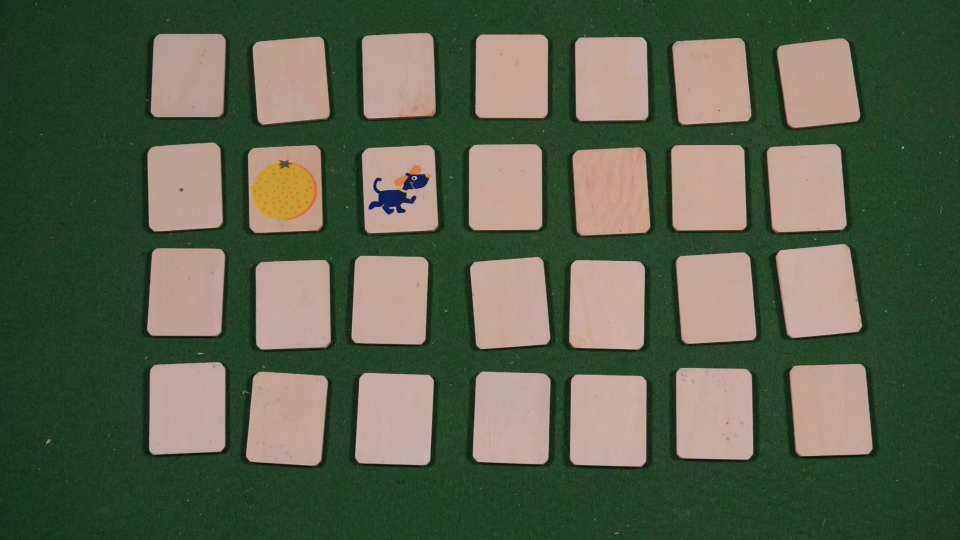
#> input picture fixed_frames/Crayon_2/frame1709.jpg, 1920 x 1080 px, given in place of Strand_1.MOV, which was not available (shown at 1/2 size)
$ python Main.py   (older library calls are emulated)
#> lines starting #> are read from the running program, lines starting #| are printed output that depends on the picture; after the words box and inside, x2 and y2 are one past the last pixel; in counts of white or black regions, pixels touching at a corner belong together; pictures that were not available may be replaced by others from this repository, and a replacement may not be noted
### compare3.py
import glob
import math

import cv2
import numpy as np

import Solution as s
from classes import Tile
from helper_functions import add_position_in_grid, plot_n_by_m_image
from helper_functions import crop_minAreaRect
from helper_functions import get_best_diff_score, get_orb_descriptors, compare_with_orb
from temp_helper import compare_cdf, calc_cdf

global game
global all_the_frames


# [16 lines of commented-out code are left out]
def read_images(game_name):
    frames = [cv2.imread(file) for file in glob.glob("fixed_frames/" + game_name + "/frame*.jpg")]

    return frames


orb = cv2.ORB_create()
bf = cv2.BFMatcher(cv2.NORM_HAMMING, crossCheck=False)


# creates  array of tiles
def get_grid(frame):
    height, width, channels = frame.shape
    print("------Start getting grid ---------")

    # treshold to find contours
    gray = cv2.cvtColor(frame, cv2.COLOR_BGR2GRAY)
    ret, thresh = cv2.threshold(gray, 140, 255, cv2.THRESH_BINARY)
    # cv2.imshow("tresh", thresh)
    im2, contours, hierarchy = cv2.findContours(thresh, cv2.RETR_TREE, cv2.CHAIN_APPROX_SIMPLE)

    # sort contours
    cntsSorted = sorted(contours, key=lambda x: cv2.contourArea(x), reverse=True)

    # make tiles array
    max_tile_width = 0
    max_tile_height = 0
    tiles = []
    for i in range(0, len(all_the_frames) * 2):
        # print("aantal contours "+str(len(cntsSorted)))
        contour = cntsSorted[i]
        orig = frame.copy()
        # ratio = frame.shape[0] / 300.0
        # frame = imutils.resize(frame, height = 300)
        peri = cv2.arcLength(contour, True)
        approx = cv2.approxPolyDP(contour, 0.015 * peri, True)
        if (len(approx) == 4):
            screenCnt = approx

            pts = screenCnt.reshape(4, 2)
            rect = np.zeros((4, 2), dtype="float32")

            # the top-left point has the smallest sum whereas the
            # bottom-right has the largest sum
            s = pts.sum(axis=1)
            rect[0] = pts[np.argmin(s)]
            rect[2] = pts[np.argmax(s)]

            # compute the difference between the points -- the top-right
            # will have the minumum difference and the bottom-left will
            # have the maximum difference
            diff = np.diff(pts, axis=1)
            rect[3] = pts[np.argmin(diff)]
            rect[1] = pts[np.argmax(diff)]

            # the width and height of the new image
            (tl, tr, br, bl) = rect
            widthA = np.sqrt(((br[0] - bl[0]) ** 2) + ((br[1] - bl[1]) ** 2))
            widthB = np.sqrt(((tr[0] - tl[0]) ** 2) + ((tr[1] - tl[1]) ** 2))
            heightA = np.sqrt(((tr[0] - br[0]) ** 2) + ((tr[1] - br[1]) ** 2))
            heightB = np.sqrt(((tl[0] - bl[0]) ** 2) + ((tl[1] - bl[1]) ** 2))

            # take the maximum of the width and height values to reach
            # our final dimensions
            maxWidth = max(int(widthA), int(widthB))
            maxHeight = max(int(heightA), int(heightB))

            # construct our destination points which will be used to
            # map the screen to a top-down, "birds eye" view
            dst = np.array([
                [0, 0],
                [maxWidth - 1, 0],
                [maxWidth - 1, maxHeight - 1],
                [0, maxHeight - 1]], dtype="float32")

            # calculate the perspective transform matrix and warp
            # the perspective to grab the screen
            M = cv2.getPerspectiveTransform(rect, dst)
            warp = cv2.warpPerspective(orig, M, (maxWidth, maxHeight))

            # center of contour
            M = cv2.moments(contour)
            cX = int(M["m10"] / M["m00"])
            cY = int(M["m01"] / M["m00"])

        else:
            rect = cv2.minAreaRect(contour)
            cX, cY = rect[0]
            cX = int(cX)
            cY = int(cY)
            w, h = rect[1]

            box = cv2.boxPoints(rect)
            box = np.int0(box)

            warp = crop_minAreaRect(frame, rect, box)

        # cv2.imshow(str(i), warp)

        tiles.append(Tile(i, warp, (cX, cY)))
        # cv2.drawContours(frame,[box],0,(0,0,255),2)

        if maxWidth > max_tile_width:
            max_tile_width = maxWidth
        if maxHeight > max_tile_height:
            max_tile_height = maxHeight

    glob_cols, glob_rows = add_position_in_grid(tiles, max_tile_height, max_tile_width)

    return tiles, glob_cols, glob_rows


# werkt voor strand 1 en 2 en disney1
# [169 lines left out: functions get_turned_frames2, match, not called in this run]


def main_function(file):
    global game
    global all_the_frames
    game = file
    all_the_frames = read_images(game)
    visible_tiles = []
    backpath = "fixed_frames/" + game + "/0.jpg"
    print(backpath)
    backframe = cv2.imread(backpath)
    back_of_tiles, g_cols, g_rows = get_grid(backframe)
    back_of_tile = back_of_tiles[0]
    # showimg(back_of_tile.image)
    all_tiles = []

    # find all turned tiles
    for i in range(0, len(all_the_frames)):
        print(i)
        tiles, cols, rows = get_grid(all_the_frames[i])

        disp = False
        # if(i==10):
        #     disp=True
        turned1, turned2 = get_turned_frames2(tiles, back_of_tile, disp)

        all_tiles.append(turned1)
        all_tiles.append(turned2)

    all_tiles = sorted(all_tiles, key=lambda x: (x.row, x.col))
    print("there are " + str(g_cols) + " cols and " + str(g_rows) + " rows")
    # all tile

    plot_n_by_m_image(game, all_tiles, g_rows, g_cols, "image")

    match(all_tiles, 145)
    print("all the tiles : " + str(len(all_tiles)))
    # all_tiles_sorted = sorted(all_tiles, key=lambda x: (x.row, x.col))

    # plot_n_by_m_image("test", all_tiles_sorted, g_rows, g_cols, "image")

    pairs = []
    done_pairs = []
    for i in range(0, len(all_the_frames) * 2):
        if i not in done_pairs:
            pairs.append(all_tiles[i])
            pairs.append(all_tiles[all_tiles[i].paired])
            done_pairs.append(i)
            done_pairs.append(all_tiles[i].paired)
    plot_n_by_m_image(game, pairs, g_rows, g_cols, "image")

    solutions = np.zeros(cols * rows, dtype=int)
    print(solutions)
    pair = 1
    for i in range(len(done_pairs)):
        if i % 2 == 0:
            solutions[done_pairs[i]] = pair
            solutions[done_pairs[i + 1]] = pair
            pair += 1

    nslices = 4
    solutions = solutions.reshape((nslices, -1))
    print('calculated')
    print(solutions)

    check = np.array(s.solution(game=game))
    print('solution')
    print(check)

    controle = np.count_nonzero(solutions == check) / (cols * rows) * 100
    print('Percentage correct: ' + str(controle) + '%')

    np.savetxt(game + '_' + str(all_the_frames[0].shape[0]) + ".txt", solutions, fmt="%02d", delimiter=",")

# main_function()

### helper_functions.py
import matplotlib.pyplot as plt
import cv2
import numpy as np
import math

orb = cv2.ORB_create()
bf = cv2.BFMatcher(cv2.NORM_HAMMING, crossCheck=True)


# Plot graphs in n by m grid !!!!NOT WORKING FOR 1X1
# [179 lines left out: functions plot_n_by_m, plot_n_by_m_image, calc_cum_hist, calc_histogram, compare_hist, average_histogram and 6 more, not called in this run]


def add_position_in_grid(tiles, max_tile_height, max_tile_width):
    tiles = sorted(tiles, key=lambda x: x.center[0], reverse=False)
    max_tile_height = max_tile_height * 0.5
    max_tile_width = max_tile_width * 0.5
    rows = -1
    cols = -1
    lastx = -max_tile_width
    lasty = -max_tile_height
    for i in range(len(tiles)):
        if cols < 0:
            cols = 0
        if (lastx + max_tile_width < tiles[i].center[0]):
            cols = cols + 1
        lastx = tiles[i].center[0]
        tiles[i].col = cols

    tiles = sorted(tiles, key=lambda x: x.center[1], reverse=False)
    for i in range(len(tiles)):
        if rows < 0:
            rows = 0
        if (lasty + max_tile_height < tiles[i].center[1]):
            rows = rows + 1
        lasty = tiles[i].center[1]
        tiles[i].row = rows
    # for i in range(len(tiles)):
    #     print("row "+str(tiles[i].row)+"col "+str(tiles[i].col))
    # print("there are "+str(cols)+" cols")
    return cols, rows


# [24 lines left out: functions get_orb_descriptors, compare_with_orb, not called in this run]

### Solution.py
crayon_2 = [[1, 2, 3, 2, 4, 5, 6],
            [7, 8, 7, 9, 3, 1, 8],
            [6, 10, 11, 4, 9, 12, 5],
            [13, 10, 14, 11, 14, 12, 13]]

disney_1 = [[1, 2, 3, 1, 4, 4],
            [5, 6, 3, 7, 8, 8],
            [9, 10, 11, 6, 9, 11],
            [5, 10, 7, 12, 2, 12]]

strand_1 = [[1, 2, 3, 4],
            [5, 4, 6, 7],
            [8, 2, 8, 6],
            [3, 7, 5, 1]]

strand_2 = [[1, 2, 3, 4],
            [3, 4, 5, 2],
            [6, 7, 6, 8],
            [1, 5, 8, 7]]

vdk_1 = [[1, 2, 3, 4, 5, 6],
         [7, 8, 9, 7, 10, 4],
         [10, 11, 1, 12, 3, 11],
         [12, 2, 8, 9, 5, 6]]

vdk_2 = [[1, 2, 3, 4, 5, 6],
         [7, 3, 8, 9, 6, 1],
         [9, 10, 11, 12, 4, 8],
         [12, 5, 7, 11, 10, 2]]

winnie_1 = [[1, 2, 3, 4, 1, 5],
            [6, 7, 8, 8, 9, 10],
            [11, 4, 12, 9, 5, 3],
            [6, 10, 2, 12, 7, 11]]

winnie_2 = [[1, 2, 3, 4, 5, 6],
            [7, 5, 8, 3, 4, 9],
            [1, 2, 6, 10, 11, 12],
            [7, 8, 9, 10, 12, 11]]


def solution(game):
    if game.startswith('Crayon_2'):
        return crayon_2
    elif game.startswith('Disney_1'):
        return disney_1
    elif game.startswith('Strand_1'):
        return strand_1
    elif game.startswith('Strand_2'):
        return strand_2
    elif game.startswith('VDK_1'):
        return vdk_1
    elif game.startswith('VDK_2'):
        return vdk_2
    elif game.startswith('Winnie_1'):
        return winnie_1
    elif game.startswith('Winnie_2'):
        return winnie_2
    else:
        return None

### Main.py
import datetime
import os

import cv2
import imutils
import numpy as np

import compare3 as cb
import Solution as s

FILENAME = "Strand_1.MOV"
show = True

# Start timing
starttime = datetime.datetime.now()

''' PARAMETERS '''
PARAMS = [['Strand_1', 0, 20],
          ['Strand_2', 0, 20],
          ['Winnie_1', 0, 20],
          ['Crayon_2', 0, 20],
          ['VDK_1', 0, 15],
          ['VDK_2', 1, 20],
          ['Disney_1', 0, 35],
          ['Winnie_2', 0, 10]]


def handDetected(last):
    if np.mean(last) > 0.0022:
        return False
    else:
        return True


VIDEOS_PATH = 'Memory_Games/'
OUTPUT_PATH = 'fixed_frames/'
FILEPATH = FILENAME[:-4]
key_frames = np.array([])

'''Search key frames video'''
# Search if solution is known
solution = s.solution(FILENAME)
if solution is not None and not FILEPATH.endswith('240'):
    # Make output folders
    if not os.path.exists(OUTPUT_PATH[:-1]):
        os.makedirs(OUTPUT_PATH[:-1])
    if not os.path.exists(OUTPUT_PATH + FILEPATH):
        print(OUTPUT_PATH + FILEPATH)
        os.makedirs(OUTPUT_PATH + FILEPATH)

    # Search and set parameters for known solutions
    par = 0
    counter = 0
    for file in PARAMS:
        if FILEPATH.startswith(PARAMS[counter][0]):
            par = counter
        counter += 1
    print(PARAMS[par][0])

    handoutframe = PARAMS[par][1]
    length = PARAMS[par][2]
    game = PARAMS[par][0]

    # Start video stream and set path variables
    vs = cv2.VideoCapture(VIDEOS_PATH + FILENAME)
    path = VIDEOS_PATH + FILEPATH
    pad = OUTPUT_PATH + FILEPATH + '/0'
    print(path)

    # Create background subtraction
    fgbg = cv2.createBackgroundSubtractorMOG2(history=5, detectShadows=0)

    # Set parameters
    last = np.array([])
    counter = 0
    saved = False
    hand = False

    # Read and save first frame, needed to determine turned cards
    ret, frame = vs.read()
#> frame is the input picture: shape (1080, 1920, 3); mean B, G, R 75.3, 96.9, 88.8
    cv2.imwrite(pad + '.jpg', frame)

    while ret:
        counter += 1

        # Resize image and apply background subtractor

        resized = imutils.resize(frame, width=600)
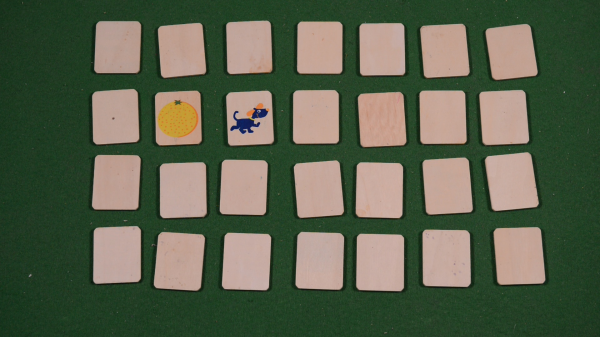
#> resized: shape (337, 600, 3); mean B, G, R 75.3, 96.9, 88.8
        fgmask = fgbg.apply(resized)
#> fgmask: shape (337, 600); every value is 255

        # Dilate and erode to clean the fgmask
        fgmask = cv2.dilate(fgmask, (3, 3))
        fgmask = cv2.erode(fgmask, (3, 3))

        # Calculate the amount of pixels in the video
        pixels = fgmask.shape[0] * fgmask.shape[1]
#> pixels = 202200

        # Fill the array until length is 20
        # Ensure length is always 20
        if counter > 20:
            som = np.sum(fgmask) / pixels / 255
            if len(last) < length:
                last = np.append(last, som)
            else:
                last = np.delete(last, 0)
                last = np.append(last, som)

            # Calculate mean of last 20 fgmasks
            # If mean difference between the frames is larger than given threshold, a hand is detected
            # A frame has two images with the right side up if a hand has gone out of the frame any two times

            if handDetected(last):
                hand = True
                if saved == False:
                    handoutframe += 1
                    saved = True
                    if handoutframe % 2 == 0:
                        pad = OUTPUT_PATH + FILEPATH + '/frame' + str(counter)
                        cv2.imwrite(pad + '.jpg', frame)
            else:
                hand = False
                saved = False
            if show:
                cv2.putText(resized, str(not hand), (0, 20), cv2.FONT_HERSHEY_SIMPLEX, 1.0, (255, 255, 255))
                cv2.putText(resized, str(handoutframe), (0, 100), cv2.FONT_HERSHEY_SIMPLEX, 1.0, (255, 255, 255))
                #
                cv2.imshow(FILENAME, resized)
                cv2.imshow('fgbg', fgmask)

        if cv2.waitKey(1) & 0xFF == ord('q'):
#> (key q is pressed here)
            break

        # Read next frame
        ret, frame = vs.read()

    # Do cleanup
    cv2.destroyAllWindows()
    vs.release()

    # Find solution to found key frames
    try:
        cb.main_function(FILEPATH)
#> in get_grid, `gray = cv2.cvtColor(frame, cv2.COLOR_BGR2GRAY)`:
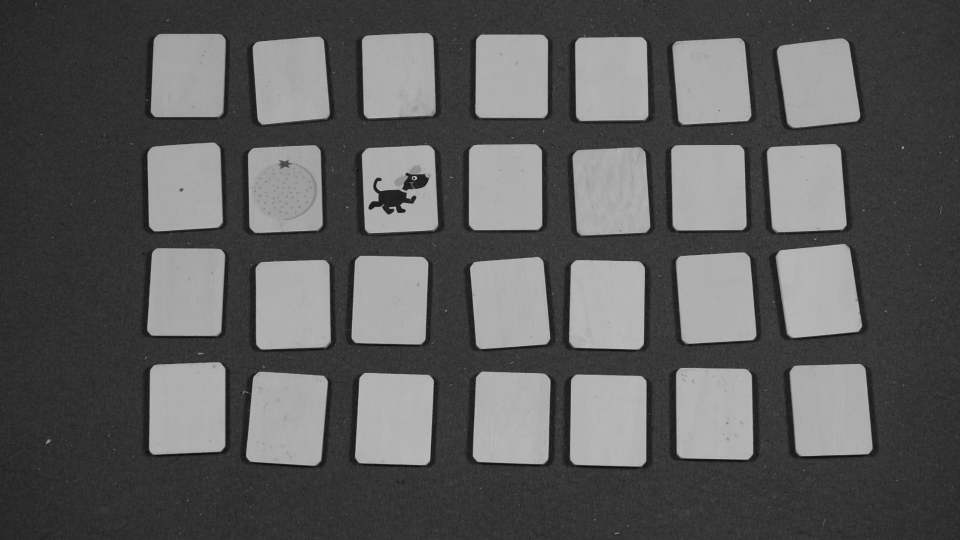
#> gray: shape (1080, 1920) (shown at 1/2 size); min 8, max 200, mean 92
#> in get_grid, `ret, thresh = cv2.threshold(gray, 140, 255, cv2.THRESH_BINARY)`:
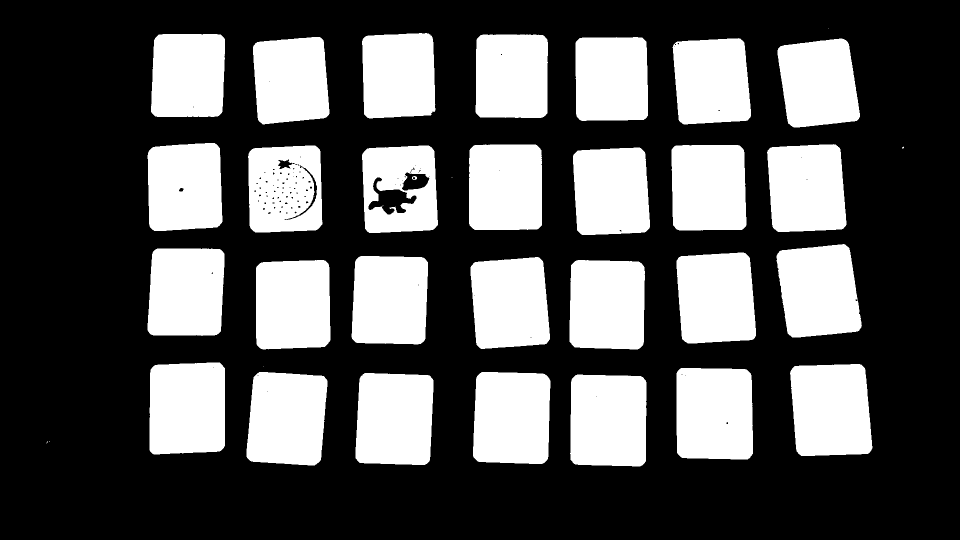
#> thresh: shape (1080, 1920) (shown at 1/2 size); 33.8% white; 37 white regions (8 under 20 px)
#> in get_grid, `im2, contours, hierarchy = cv2.findContours(thresh, cv2.RETR_TREE, cv2..`: contours = 149 contours, 110 with area under 20; largest, box (x1, y1, x2, y2) and area: (1580, 728, 1745, 912) 26892, (1353, 736, 1506, 919) 26888, (1140, 749, 1293, 933) 26756, (946, 744, 1101, 928) 26533, (711, 746, 867, 930) 26432
#> in get_grid, `cntsSorted = sorted(contours, key=lambda x: cv2.contourArea(x), revers..`: cntsSorted has the same summary as contours
#> after the loop in get_grid, `for i in range(0, len(all_the_frames) * 2):`: max_tile_height = 0; tiles = []
#> in add_position_in_grid, `max_tile_height = max_tile_height * 0.5`: max_tile_height = 0
#> after the loop in add_position_in_grid, `for i in range(len(tiles)):`: cols = -1
#> in main_function, `back_of_tiles, g_cols, g_rows = get_grid(backframe)`: back_of_tiles = []; g_cols = -1
    except:
        print('Geen matching gevonden')

    # Print time passed for this video
    print(datetime.datetime.now() - starttime)
else:
    print('No known solution was found')

$ run again, on fixed_frames/Crayon_2/frame2751.jpg
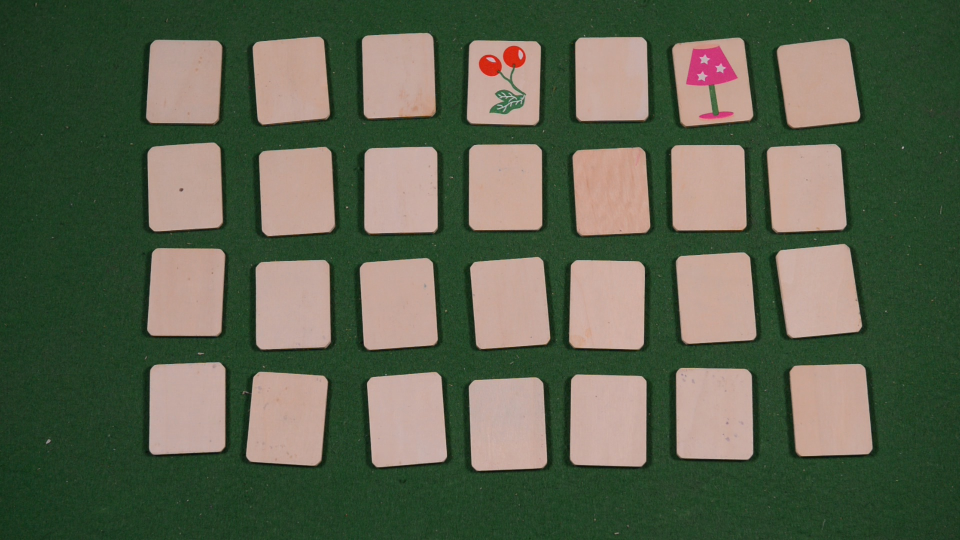
#> input picture fixed_frames/Crayon_2/frame2751.jpg, 1920 x 1080 px, given in place of Strand_1.MOV, which was not available (shown at 1/2 size)
#> frame is the input picture: shape (1080, 1920, 3); mean B, G, R 77.7, 98.4, 91
#> fgmask: shape (337, 600); every value is 255
#> in get_grid, `gray = cv2.cvtColor(frame, cv2.COLOR_BGR2GRAY)`:
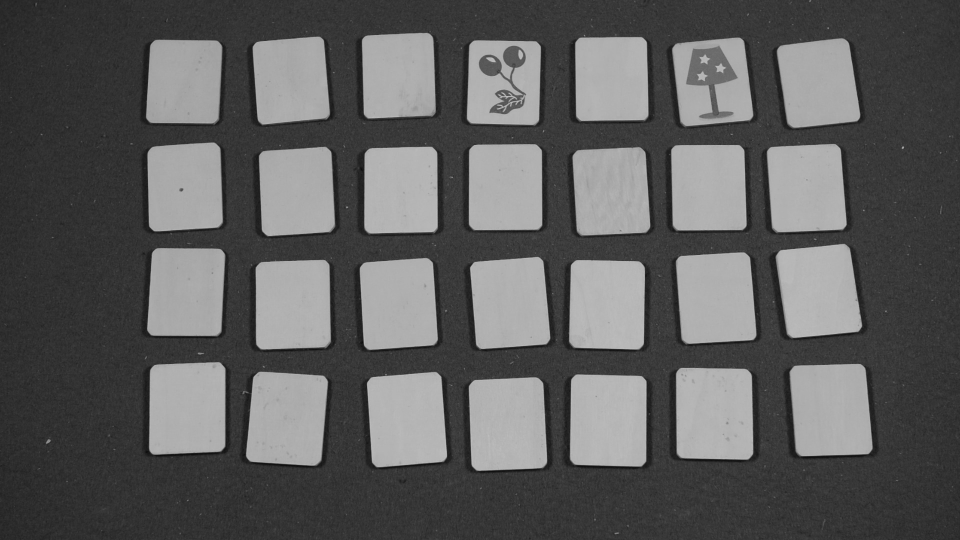
#> gray: shape (1080, 1920) (shown at 1/2 size); min 9, max 198, mean 93.8
#> in get_grid, `ret, thresh = cv2.threshold(gray, 140, 255, cv2.THRESH_BINARY)`:
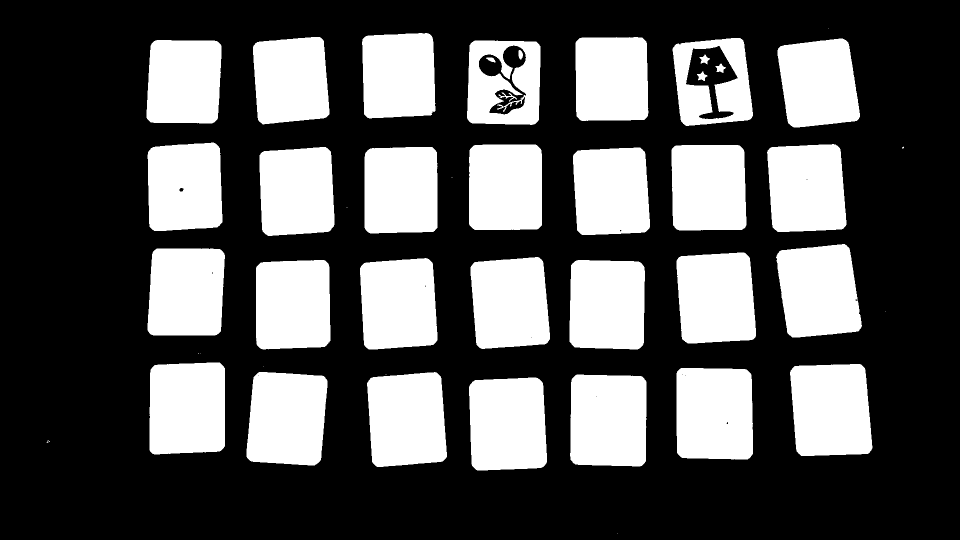
#> thresh: shape (1080, 1920) (shown at 1/2 size); 33.5% white; 46 white regions (12 under 20 px)
#> contours = 60 contours, 23 with area under 20; largest, box (x1, y1, x2, y2) and area: (1580, 728, 1745, 912) 26912, (1353, 736, 1506, 919) 26910, (1140, 749, 1293, 933) 26788, (938, 755, 1094, 941) 26636, (493, 744, 655, 931) 26448
#> cntsSorted has the same summary as contours
#> after the loop in get_grid, `for i in range(0, len(all_the_frames) * 2):`: max_tile_height = 0; tiles = []
#> in add_position_in_grid, `max_tile_height = max_tile_height * 0.5`: max_tile_height = 0
#> after the loop in add_position_in_grid, `for i in range(len(tiles)):`: cols = -1
#> back_of_tiles = []; g_cols = -1
